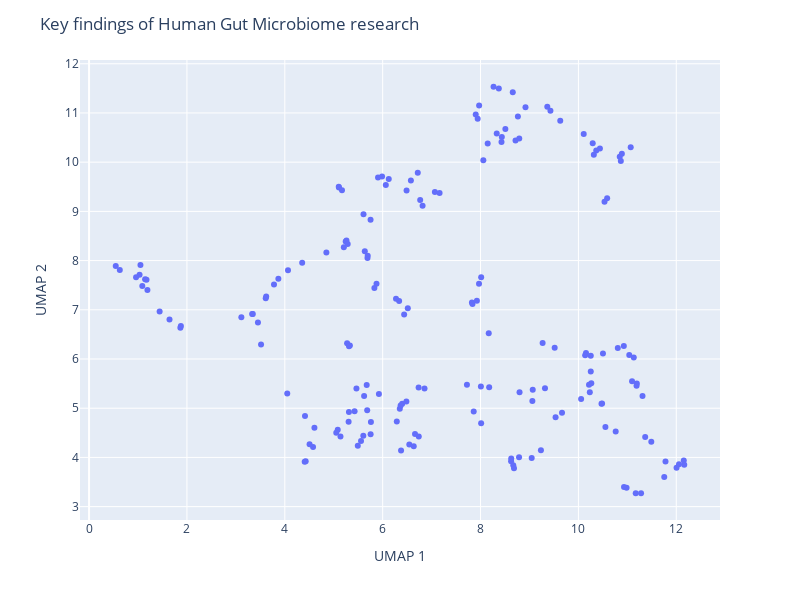

Write notebook code for a chart like this one.
### Code cell
fig = px.scatter(x=coords[:, 0], y=coords[:, 1],
                 labels={'x': 'UMAP 1', 'y': 'UMAP 2'},
                 hover_data={'KeyFinding': wrapped_keyfindings})
fig.update_layout(
    title='Key findings of Human Gut Microbiome research',
    width=800,  # キャンバスの幅を800ピクセルに設定
    height=600  # キャンバスの高さを600ピクセルに設定
)
fig.update_traces(
    hovertemplate=' %{customdata[0]}'
)
fig.show()

### Figure 1 — Plotly figure (JSON) as saved in the notebook; plotly's stock layout.template omitted (floating-point values rounded to 4 significant figures; data arrays with more than 128 entries replaced by an {"elided": "..."} marker saying what was removed)
{"data": [{"customdata": {"elided": "181x1 str values"}, "hovertemplate": " %{customdata[0]}", "legendgroup": "", "marker": {"color": "#636efa", "symbol": "circle"}, "mode": "markers", "name": "", "orientation": "v", "showlegend": false, "type": "scatter", "x": {"elided": "181 float values"}, "xaxis": "x", "y": {"elided": "181 float values"}, "yaxis": "y"}], "layout": {"height": 600, "legend": {"tracegroupgap": 0}, "margin": {"t": 60}, "title": {"text": "Key findings of Human Gut Microbiome research"}, "width": 800, "xaxis": {"anchor": "y", "autorange": true, "domain": [0, 1], "range": [-0.1851, 12.89], "title": {"text": "UMAP 1"}, "type": "linear"}, "yaxis": {"anchor": "x", "autorange": true, "domain": [0, 1], "range": [2.729, 12.08], "title": {"text": "UMAP 2"}, "type": "linear"}}}
